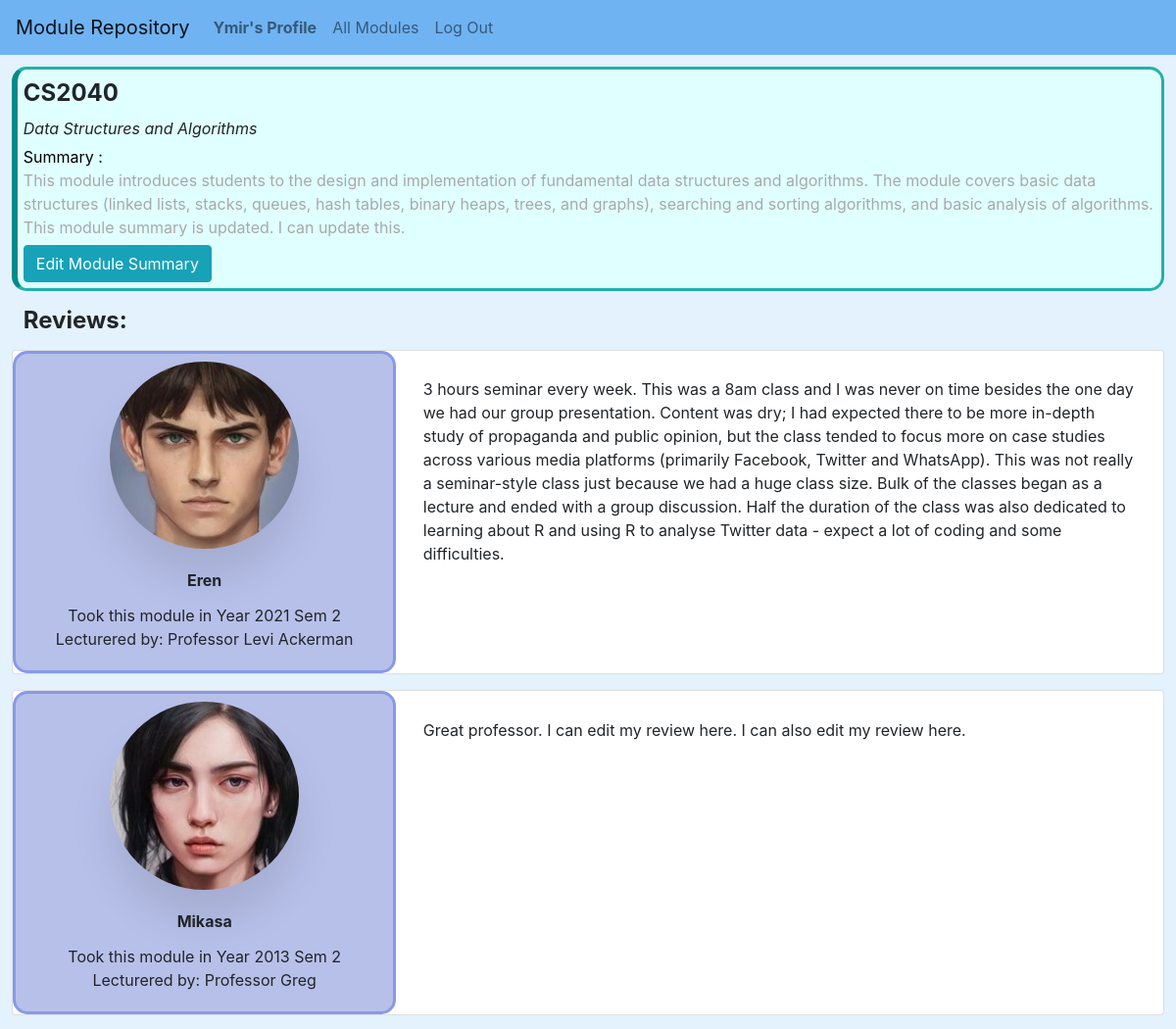
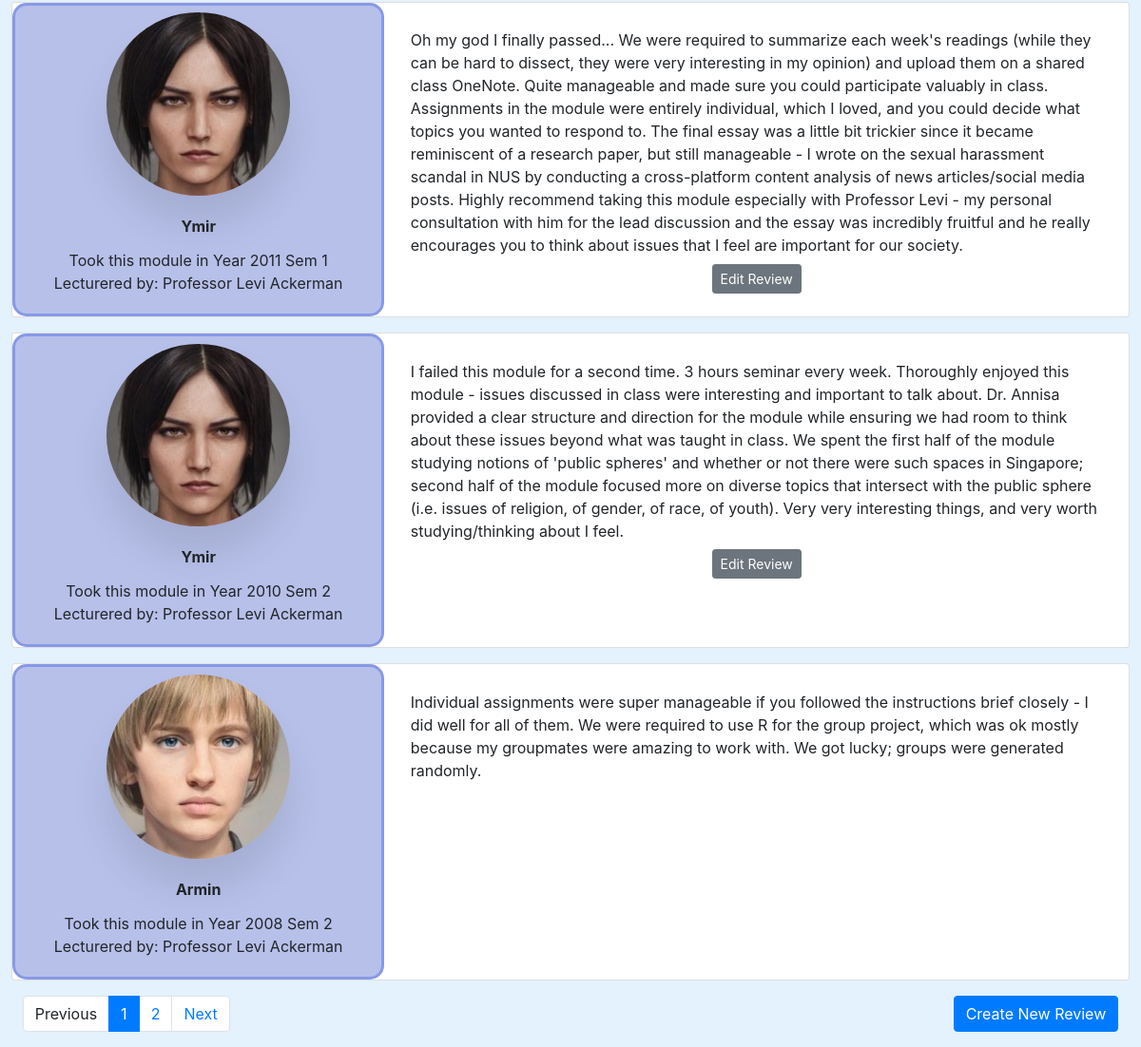
Page /module/CS2040 (signed in) on the committed database (2 pictures, top to bottom).
### network/models.py (models this page shows, shortened)
class User(AbstractUser):
    identification = models.CharField(max_length=9, null=True, blank=True)
    photo = models.ImageField(upload_to="images/", default="images/default_image.png")

class Module(models.Model):
    module_code = models.CharField(max_length=30, null=True, blank=True)
    module_name = models.CharField(max_length=200, null=True, blank=True)
    module_summary = models.CharField(max_length=3000, null=True, blank=True)

class Review(models.Model):
    module_code = models.CharField(max_length=30, null=True, blank=True)
    user = models.ForeignKey(User, on_delete=models.CASCADE)
    year = models.IntegerField(blank=True, null=True)
    semester = models.IntegerField(choices=(("1",1),("2",2)), default=1)
    professor = models.CharField(max_length=500, null=True, blank=True)
    review = models.TextField(max_length=5000, null=True, blank=True)

### network/views.py (the view)
# urls.py: path("module/<str:code>", views.view_module, name="view_module"),
@login_required
def view_module(request, code):
    module = Module.objects.get(module_code=code)
    reviews = Review.objects.all().filter(module_code=code).order_by('-year')
    paginator = Paginator(reviews, 5)
    if request.GET.get("page") != None:
        try:
            reviews = paginator.page(request.GET.get("page"))
        except:
            reviews = paginator.page(1)
    else:
        reviews = paginator.page(1)
    return render(request, "network/module.html", {
        "module": module,
        "reviews": reviews,
        "total_pages": range(paginator.num_pages),
    })

### network/templates/network/module.html (shortened to what this page needs)
{% extends "network/layout.html" %}
{% load static %}
{% block body %}
<div class="module" id="{{ module.module_code }}">
    <div class="code">{{ module.module_code }}</div>
    <div class="name">{{ module.module_name }}</div>
    <div class="summary">
        <div class="header"> Summary : </div>
        <div id="summary_text" >{{ module.module_summary }}</div>
    </div>
    <form>
        <input class="btn btn-info" type="submit" value="Edit Module Summary" id="edit_summary_button">
    </form>
</div>
<div class="reviews">
    <div class="code">Reviews:</div>
    {% for review in reviews %}
    <div class="card mb-3 mx-auto text-center" style="max-width: 100%;">
        <div class="row no-gutters">
            <div class="col-md-4 profile_summary">
                <img src="{{ review.user.photo.url }}" class="profile_img_show" style="max-width: 50%;" class="card-img" />
                <div class="card-body">
                    <div class="center">
                        <div class="card-title"> <strong> {{ review.user.username }} </strong> </div>
                        <div class="card-text"> Took this module in Year {{ review.year }} Sem {{ review.semester }} </div>
                        <div class="card-text"> Lecturered by: {{ review.professor }} </div>
                    </div>
                </div>
            </div>
            <div class="col-md-8">
                <div class="card-body">
                    <div class="edit_review" id="{{review.id}}">
                        <div class="text"> {{ review.review }} </div>
                        {% if review.user.username == user.username %}
                        <form class="center">
                            <input class="btn btn-secondary btn-sm edit_review_button" type="submit" value="Edit Review">
                        </form>
                        {% endif %}
                    </div>
                </div>
            </div>
        </div>
      </div>
    {% endfor %}
    <nav aria-label="">
        <form>
            <input class="btn btn-primary" type="submit" value="Create New Review" id="create_review_button">
        </form>
        <ul class="pagination">
            {% if reviews.has_previous %}
            <li class="page-item">
                <a class="page-link" href="?page={{ reviews.previous_page_number }}">Previous</a>
            </li>
            {% else %}
            <li class="page-item inactive">
                <a class="page-link">Previous</a>
            </li>
            {% endif %}
            {% for page_number in total_pages %}
                {% if reviews.number == forloop.counter %}
                    <li class="page-item active"> <a class="page-link" href="?page={{ forloop.counter }}"> {{ forloop.counter }}</a> </li>
                {% else %}
                    <li class="page-item"> <a class="page-link" href="?page={{ forloop.counter }}"> {{ forloop.counter }}</a> </li>
                {% endif %}
            {% endfor %}
            {% if reviews.has_next %}
            <li class="page-item">
                <a class="page-link" href="?page={{ reviews.next_page_number }}">Next</a>
            </li>
            {% else %}
            <li class="page-item inactive">
                <a class="page-link">Next</a>
            </li>
            {% endif %}
        </ul>
    </nav>
</div>
{% endblock %}

### network/templates/network/layout.html (shortened to what this page needs)
{% load static %}
<!DOCTYPE html>
<html lang="en">
    <head>
        <link rel="stylesheet"
            href="https://stackpath.bootstrapcdn.com/bootstrap/4.4.1/css/bootstrap.min.css"
        >
        <link href="{% static 'network/styles.css' %}" rel="stylesheet">
    </head>
    <body id="body">
        <nav class="navbar navbar-expand-lg navbar-light" style="background-color: #6fb3f3;" >
            <a class="navbar-brand">Module Repository</a>
            <div>
              <ul class="navbar-nav mr-auto">
                {% if user.is_authenticated %}
                    <li class="nav-item">
                        <a class="nav-link" href="/profile/{{user.username}}"><strong> {{ user.username }}'s Profile</strong></a>
                    </li>
                    <li class="nav-item">
                        <a class="nav-link" href="{% url 'index' %}">All Modules</a>
                    </li>
                    <li class="nav-item">
                        <a class="nav-link" href="{% url 'logout' %}">Log Out</a>
                    </li>
                {% endif %}
              </ul>
            </div>
          </nav>
        <div class="body">
            {% block body %}
            {% endblock %}
        </div>
    </body>
</html>

### network/static/network/styles.css (style rules this page uses)
#body { background-color: #e3f2fd; }
.center { text-align: center; }
.profile_summary { border-radius: 15px; border-style: solid; border-width: medium; border-color: rgb(135, 153, 231); background-color: rgb(183, 192, 233); }
.profile_img_show { margin-top: 2%; border-radius: 50%; box-shadow: 0 30px 40px rgba(0,0,0,.1); }
.module { margin: 1%; border-radius: 15px; border-style: solid; border-width: medium; border-color: lightseagreen; border-left: 6px solid darkcyan; background-color: lightcyan; }
.module > * { margin: 0.5%; }
.code { font-weight: bold; font-size: x-large; }
.module > .name { font-style: italic; }
.module > .summary { color: darkgrey; }
.header { color: black; }
#create_review_button { float: right; }
.reviews { margin: 1%; }
.reviews > * { margin: 1%; }
.edit_review > .text { margin: 1%; }
.text { text-align: left; }

### rows in the picture
User: username "Ymir"
Module: module_code "CS2040", module_name "Data Structures and Algorithms", module_summary "This module introduces students to the design and implementation of fundamental data structures and algorithms. The module covers basic data structures (linked lists, stacks, queues, hash tables, binary heaps, trees, and graphs), searching and sorting algorithms, and basic analysis of algorithms. This module summary is updated. I can update this."
Review: user.photo (picture), user.username "Eren", year "2021", semester "2", professor "Professor Levi Ackerman", review "3 hours seminar every week. This was a 8am class and I was never on time besides the one day we had our group presentation. Content was dry; I had expected there to be more in-depth study of propaganda and public opinion, but the class tended to focus more on case studies across various media platforms (primarily Facebook, Twitter and WhatsApp). This was not really a seminar-style class just because we had a huge class size. Bulk of the classes began as a lecture and ended with a group discussion. Half the duration of the class was also dedicated to learning about R and using R to analyse Twitter data - expect a lot of coding and some difficulties."
Review: user.photo (picture), user.username "Mikasa", year "2013", semester "2", professor "Professor Greg", review "Great professor. I can edit my review here. I can also edit my review here."
Review: user.photo (picture), user.username "Ymir", year "2011", semester "1", professor "Professor Levi Ackerman", review "Oh my god I finally passed... We were required to summarize each week's readings (while they can be hard to dissect, they were very interesting in my opinion) and upload them on a shared class OneNote. Quite manageable and made sure you could participate valuably in class. Assignments in the module were entirely individual, which I loved, and you could decide what topics you wanted to respond to. The final essay was a little bit trickier since it became reminiscent of a research paper, but still manageable - I wrote on the sexual harassment scandal in NUS by conducting a cross-platform content analysis of news articles/social media posts. Highly recommend taking this module especially with…"
Review: user.photo (picture), user.username "Ymir", year "2010", semester "2", professor "Professor Levi Ackerman", review "I failed this module for a second time. 3 hours seminar every week. Thoroughly enjoyed this module - issues discussed in class were interesting and important to talk about. Dr. Annisa provided a clear structure and direction for the module while ensuring we had room to think about these issues beyond what was taught in class. We spent the first half of the module studying notions of 'public spheres' and whether or not there were such spaces in Singapore; second half of the module focused more on diverse topics that intersect with the public sphere (i.e. issues of religion, of gender, of race, of youth). Very very interesting things, and very worth studying/thinking about I feel."
Review: user.photo (picture), user.username "Armin", year "2008", semester "2", professor "Professor Levi Ackerman", review "Individual assignments were super manageable if you followed the instructions brief closely - I did well for all of them. We were required to use R for the group project, which was ok mostly because my groupmates were amazing to work with. We got lucky; groups were generated randomly."
